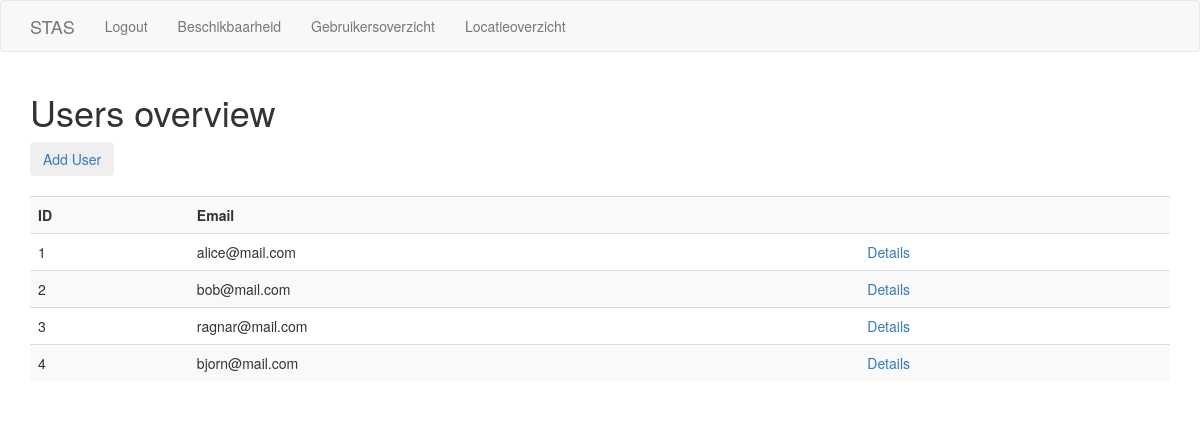
/admin/users_overview (signed in), run on the app's committed database.
### app/models.py (models this page shows, shortened)
class User(UserMixin, db.Model):
    id = db.Column(db.Integer, primary_key=True)
    email = db.Column(db.String(128), index=True, unique=True)
    password_hash = db.Column(db.String(128))
    role = db.Column(db.String(128), index=True)
    checkins = db.relationship('Checkin', backref='User', lazy='dynamic')

### app/admin/routes.py (the view)
@bp.route('/admin/users_overview', methods=['GET'])
@login_required
@admin_required
def users():
    users = User.query.all()
    return render_template(
        'admin/users_overview.html', title='Users overview', users=users)

### app/admin/decorator.py (called while the page is built)
def admin_required(func):
    @wraps(func)
    def wrapper(*args, **kw):
        if not current_user.is_anonymous:
            if current_user.role == 'admin':
                return func(*args, **kw)
        else:
            if g.current_user.role == 'admin':
                return func(*args, **kw)
        abort(403)
    return wrapper

### app/models.py (called while the page is built)
@login_manager.user_loader
def load_user(id):
    return User.query.get(int(id))

### app/templates/admin/users_overview.html
{% extends "base.html" %}
{% block app_content %}
<div id="overview">
    <a id="add-button" href="{{ url_for('admin.register') }}"><button type="button" class="btn btn-dark">{{ 'Add User' }}</button></a><br><br>
    <table id="users" class="table table-striped">
        <tr id="header-row">
            <th>ID</th>
            <th>{{ 'Email' }}</th>
            <th></th>
        </tr>
        {% for user in users %}
            <tr id="row">
                <td>{{ user.id }}</td>
                <td>{{ user.email }}</td>
                <td><a href="{{ url_for('admin.user_overview', user_id=user.id) }}">{{ 'Details' }}</a></td>
            </tr>
        {% endfor %}
    </table>
</div>
{% endblock %}

### data on the page
User: id "1", email "alice@mail.com", value "Details"
User: id "2", email "bob@mail.com", value "Details"
User: id "3", email "ragnar@mail.com", value "Details"
User: id "4", email "bjorn@mail.com", value "Details"

### other printed values
{{ 'Logout' }} "Logout"
{{ 'Beschikbaarheid' }} "Beschikbaarheid"
{{ 'Gebruikersoverzicht' }} "Gebruikersoverzicht"
{{ 'Locatieoverzicht' }} "Locatieoverzicht"
{{ title }} "Users overview"
{{ 'Add User' }} "Add User"
{{ 'Email' }} "Email"
